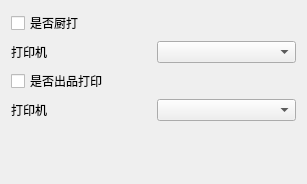
<?xml version="1.0" encoding="UTF-8"?>
<ui version="4.0">
 <class>w_bt_dish_Kitchenprinter_printermanager_news_Dialog</class>
 <widget class="QDialog" name="w_bt_dish_Kitchenprinter_printermanager_news_Dialog">
  <property name="geometry">
   <rect>
    <x>0</x>
    <y>0</y>
    <width>307</width>
    <height>184</height>
   </rect>
  </property>
  <property name="windowTitle">
   <string>Dialog</string>
  </property>
  <layout class="QVBoxLayout" name="verticalLayout">
   <item>
    <layout class="QGridLayout" name="gridLayout">
     <item row="0" column="0" colspan="2">
      <widget class="QCheckBox" name="checkBox_chuda">
       <property name="text">
        <string>是否厨打</string>
       </property>
      </widget>
     </item>
     <item row="1" column="0">
      <widget class="QLabel" name="label">
       <property name="text">
        <string>打印机</string>
       </property>
      </widget>
     </item>
     <item row="2" column="0" colspan="2">
      <widget class="QCheckBox" name="checkBox_chuping">
       <property name="text">
        <string>是否出品打印</string>
       </property>
      </widget>
     </item>
     <item row="3" column="0">
      <widget class="QLabel" name="label_2">
       <property name="text">
        <string>打印机</string>
       </property>
      </widget>
     </item>
     <item row="1" column="1">
      <widget class="QComboBox" name="comboBox"/>
     </item>
     <item row="3" column="1">
      <widget class="QComboBox" name="comboBox_2"/>
     </item>
    </layout>
   </item>
   <item>
    <widget class="lds_toolbar" name="widget" native="true"/>
   </item>
  </layout>
 </widget>
 <customwidgets>
  <customwidget>
   <class>lds_toolbar</class>
   <extends>QFrame</extends>
   <header>lds_toolbar.h</header>
   <container>1</container>
  </customwidget>
 </customwidgets>
 <resources/>
 <connections/>
</ui>
